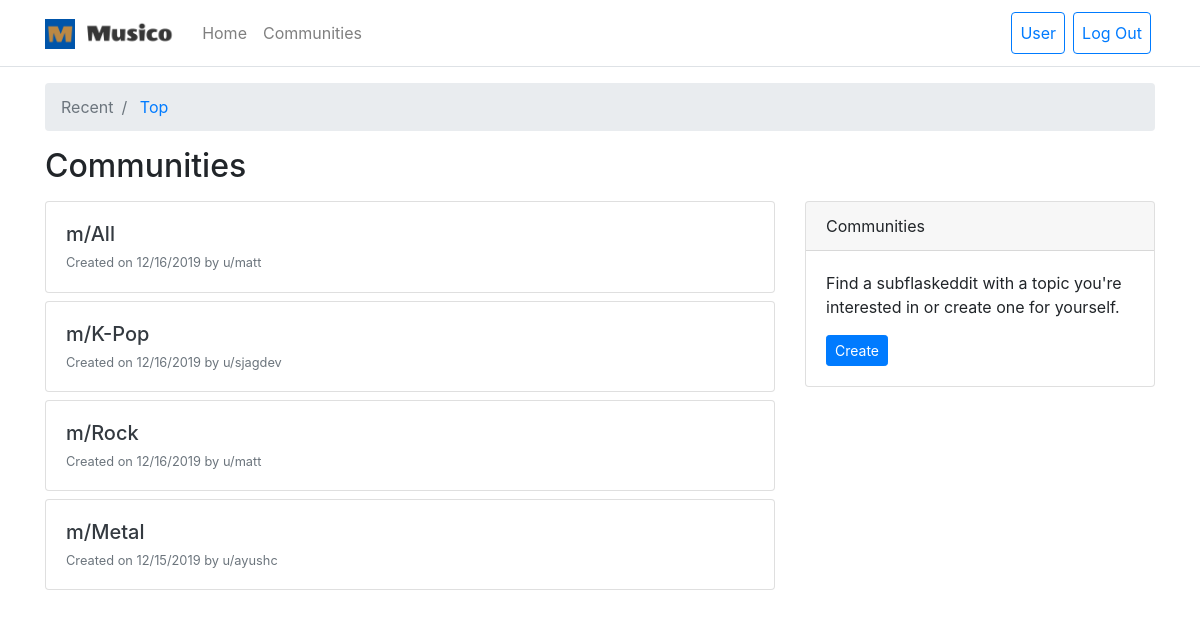
The page /communities (signed in) on the database its author committed.
### flaskeddit/models.py (models this page shows, shortened)
class Community(db.Model):
    id = db.Column(db.Integer, primary_key=True)
    name = db.Column(db.String(255), unique=True, nullable=False)
    description = db.Column(db.Text, nullable=False)
    date_created = db.Column(
        db.DateTime, nullable=False, default=datetime.datetime.utcnow
    )
    user_id = db.Column(db.Integer, db.ForeignKey("app_user.id"), nullable=False)
    posts = db.relationship(
        "Post", backref="community", lazy="dynamic", cascade="all, delete-orphan"
    )
    community_members = db.relationship(
        "CommunityMember",
        backref="community",
        lazy="dynamic",
        cascade="all, delete-orphan",
    )

class AppUser(db.Model, UserMixin):
    id = db.Column(db.Integer, primary_key=True)
    username = db.Column(db.String(255), unique=True, nullable=False)
    email = db.Column(db.String(255), unique=True, nullable=False)
    password = db.Column(db.String(255), nullable=False)
    date_created = db.Column(
        db.DateTime, nullable=False, default=datetime.datetime.utcnow
    )
    otp_secret = db.Column(db.String(16), nullable=False)
    communities = db.relationship(
        "Community", backref="app_user", lazy="dynamic", cascade="all, delete-orphan"
    )
    posts = db.relationship(
        "Post", backref="app_user", lazy="dynamic", cascade="all, delete-orphan"
    )
    replies = db.relationship(
        "Reply", backref="app_user", lazy="dynamic", cascade="all, delete-orphan"
    )
    post_votes = db.relationship(
        "PostVote", backref="app_user", lazy="dynamic", cascade="all, delete-orphan"
    )
    reply_votes = db.relationship(
        "ReplyVote", backref="app_user", lazy="dynamic", cascade="all, delete-orphan"
    )
    community_members = db.relationship(
        "CommunityMember",
        backref="app_user",
        lazy="dynamic",
        cascade="all, delete-orphan",
    )

### flaskeddit/communities/routes.py (the view)
@communities_blueprint.route("/communities")
def communities():
    page = int(request.args.get("page", 1))
    communities = communities_service.get_communities(page)
    return render_template("communities.html", tab="recent", communities=communities)

### flaskeddit/communities/communities_service.py (called while the page is built)
def get_communities(page):
    communities = (
        db.session.query(
            Community.id,
            Community.name,
            Community.description,
            Community.date_created,
            Community.user_id,
            AppUser.username,
        )
        .join(AppUser, Community.user_id == AppUser.id)
        .order_by(Community.date_created.desc())
        .paginate(page=page, per_page=5)
    )
    return communities

### flaskeddit/models.py (called while the page is built)
@login_manager.user_loader
def load_user(user_id):
    return AppUser.query.get(user_id)

### flaskeddit/templates/communities.html (shortened to what this page needs)
{% extends "base.html" %} {% block content %}
<nav aria-label="breadcrumb">
  <ol class="breadcrumb">
    {% if tab == "recent" %}
      <li class="breadcrumb-item active" aria-current="page">Recent</li>
      <li class="breadcrumb-item">
        <a href="{{ url_for('communities.top_communities') }}">Top</a>
      </li>
    {% elif tab == "top" %}
      <li class="breadcrumb-item">
        <a href="{{ url_for('communities.communities') }}">Recent</a>
      </li>
      <li class="breadcrumb-item active" aria-current="page">Top</li>
    {% endif %}
  </ol>
</nav>
<h2 class="mb-3">Communities</h2>
<div class="row">
  <div class="col-8">
    {% for community in communities.items %}
      <div class="card mb-2">
        <div class="card-body">
          <h5 class="card-title">
            <a
              class="text-dark"
              href="{{ url_for('community.community', name=community.name) }}"
              >m/{{ community.name }}</a
            >
          </h5>
          <h6 class="card-subtitle text-muted">
            <small
              >Created on {{ community.date_created.strftime("%m/%d/%Y") }} by
              <a
                class="text-muted"
                href="{{ url_for('user.app_user', username=community.username) }}"
                >u/{{ community.username }}</a
              ></small
            >
          </h6>
        </div>
      </div>
    {% endfor %}
  </div>
  <div class="col-4">
    <div class="card">
      <div class="card-header">
        Communities
      </div>
      <div class="card-body">
        <p class="card-text">
          Find a subflaskeddit with a topic you're interested in or create one
          for yourself.
        </p>
        <a
          href="{{ url_for('community.create_community') }}"
          class="btn btn-sm btn-primary"
          >Create</a
        >
      </div>
    </div>
  </div>
</div>
{% endblock %}

### rows shown on the page
Community: name "All", date_created "12/16/2019", username "matt"
Community: name "K-Pop", date_created "12/16/2019", username "sjagdev"
Community: name "Rock", date_created "12/16/2019", username "matt"
Community: name "Metal", date_created "12/15/2019", username "ayushc"
